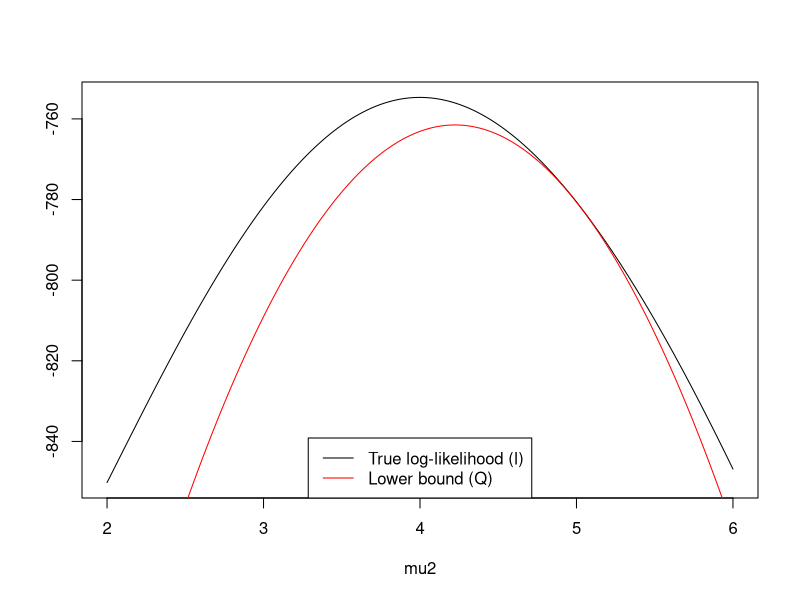

Source code (R):
## ---- chunk 1
set.seed(8675309)

n <- 300
group_lambda <- c(0.75, 0.25)
group_mu <- c(0, 4)
group_sd <- c(1, 1)

z <- sample(c(1, 2), n, replace=T, prob=group_lambda)
x <- rnorm(n, mean=group_mu[z], sd=group_sd[z])

compute_loglik <- function(x, lambda, mu, sigma){
  indiv_logliks <- rep(0, length(x))
  for(i in 1:length(lambda)){
    indiv_logliks <- indiv_logliks + dnorm(x, mean=mu[i], sd=sigma[i]) *lambda[i]
  }
  
  sum(log(indiv_logliks))
}

calc_probs <- function(x, lambda, mu, sigma){
  (lambda[2] * dnorm(x, mu[2], sigma[2]))/(
    lambda[2] * dnorm(x, mu[2], sigma[2]) + lambda[1] * dnorm(x, mu[1], sigma[1])
  )
}

lambda <- c(0.5, 0.5)
mu <- c(1, 5)
sigma <- c(1, 1)

probs <- calc_probs(x, lambda, mu, sigma)

compute_q <- function(x, lambda, mu, sigma, probs){
  sum(probs*log(lambda[2]*dnorm(x, mean=mu[2], sd=sigma[2])) + 
    (1-probs)*log(lambda[1]*dnorm(x, mean=mu[1], sd=sigma[1]))) - 
    sum(probs*log(probs)) - sum((1-probs)*log(1-probs))
}

mu2_vals <- seq(2, 6, 0.01)

loglik_vals <- sapply(mu2_vals, 
                      function(mu2){compute_loglik(x, lambda, c(1, mu2), sigma)})

q_vals <- sapply(mu2_vals, 
                 function(mu2){compute_q(x, lambda, c(1, mu2), sigma, probs)})

plot(mu2_vals, loglik_vals, type="l", xlab = "mu2", ylab="")
lines(mu2_vals, q_vals, col="red")
legend("bottom",
       legend=c("True log-likelihood (l)","Lower bound (Q)"), 
       col=c("black", "red"), lty=c(1, 1))
